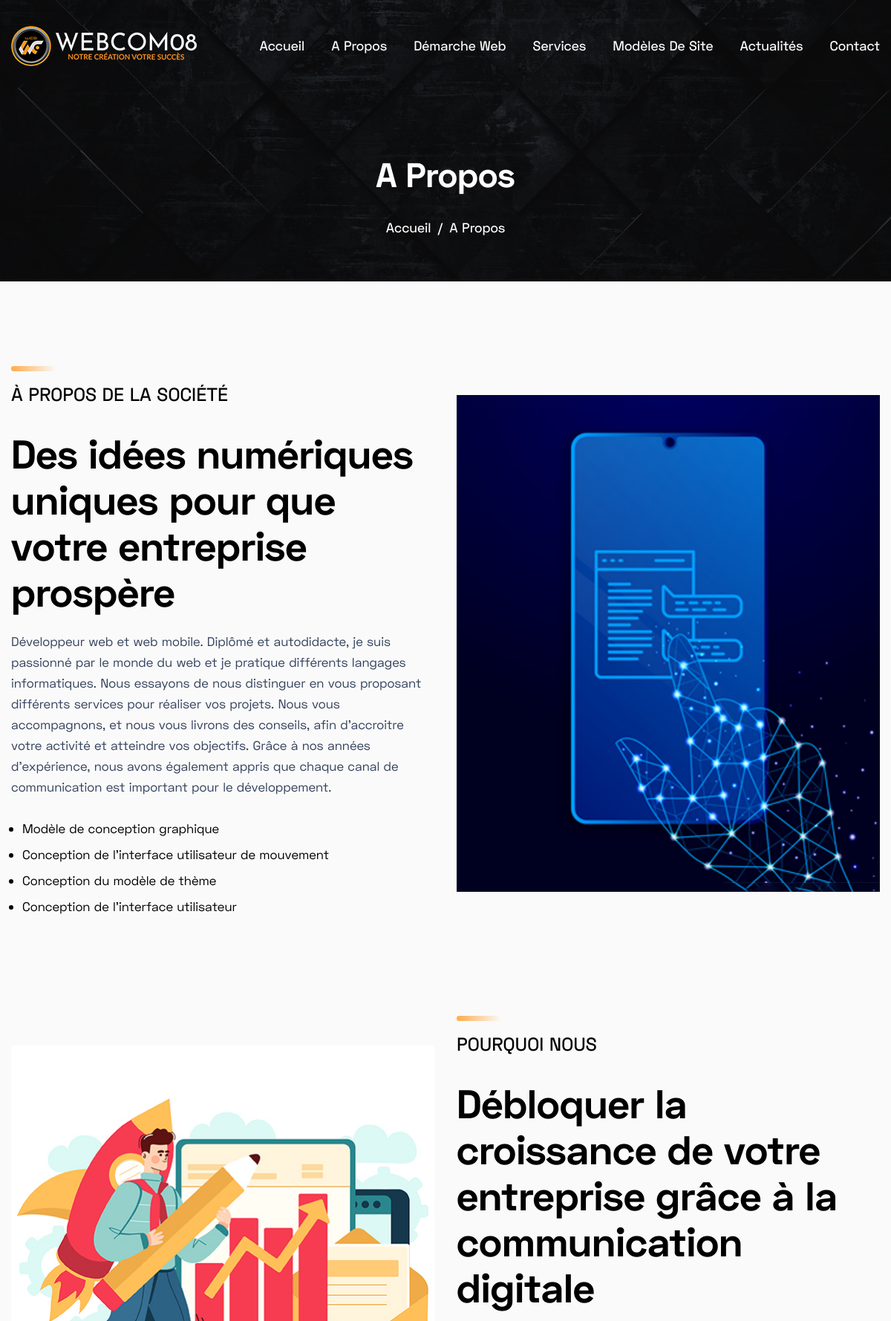
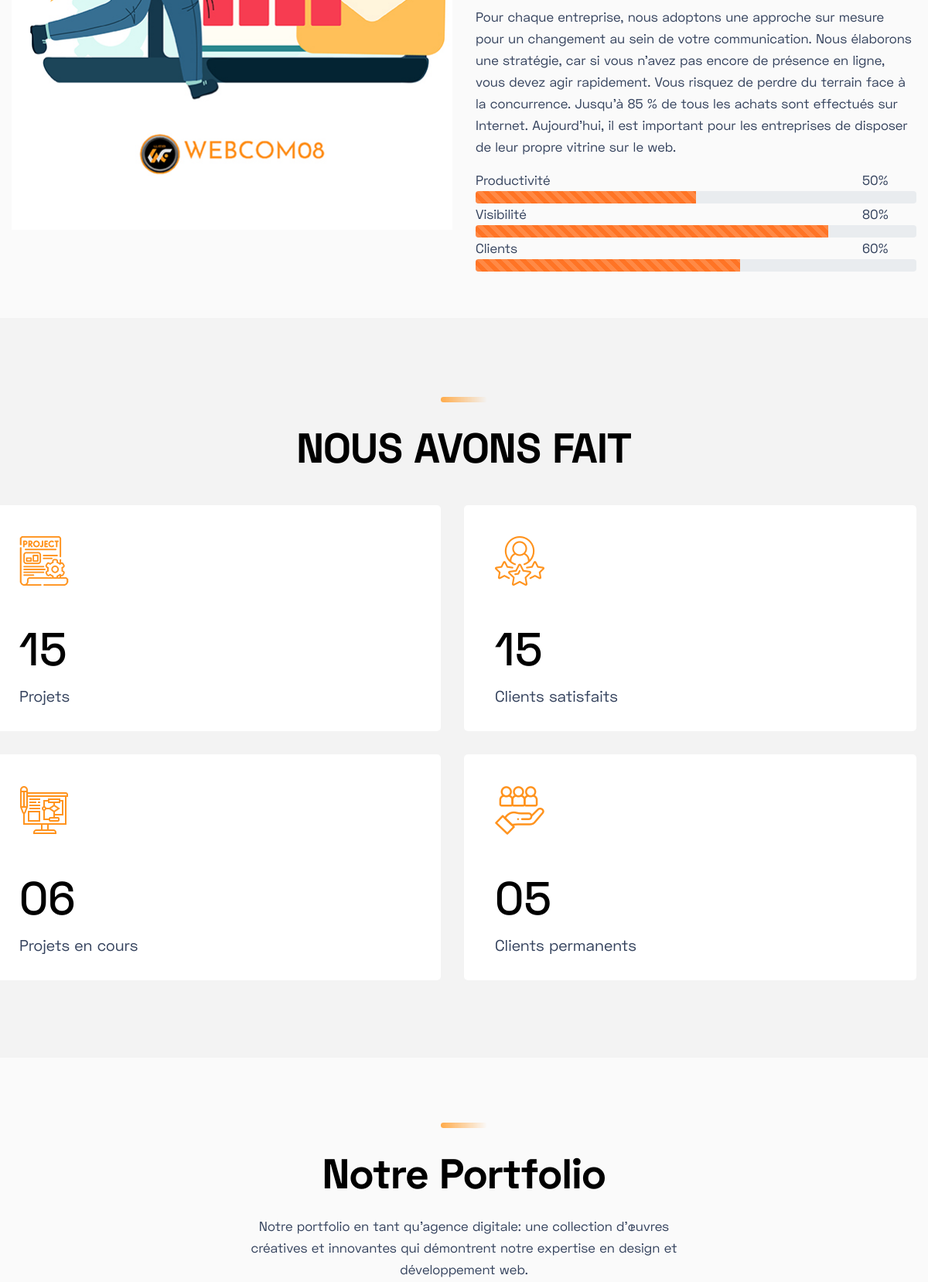
The page /a-propos/ (upper part) on the database its author committed (2 pictures, top to bottom).
### homepage/models.py (models this page shows, shortened)
class SiteSetting(models.Model):
    STATUS = (
        ('True', 'True'),
        ('False', 'False'),
    )
    title = models.CharField(max_length=200)
    meta_keyword = models.CharField(max_length=200)
    meta_description = models.TextField()
    address = models.CharField(max_length=200)
    phone = models.IntegerField()
    email = models.EmailField(blank=True, null=True, max_length=50)
    logo = models.ImageField(blank=True, null=True, upload_to='icon/')
    favicon = models.ImageField(blank=True, null=True, upload_to='icon/')
    facebook = models.URLField(blank=True, max_length=500)
    discord = models.URLField(blank=True, max_length=500)
    youtube = models.URLField(blank=True, max_length=500)
    contact = models.TextField()
    status = models.CharField(max_length=50, choices=STATUS)
    created_at = models.DateTimeField(auto_now_add=True)
    updated_at = models.DateTimeField(auto_now=True)

### about/models.py (models this page shows, shortened)
class AboutSlider(models.Model):
    id = models.AutoField(primary_key=True)
    title = models.CharField(max_length=200)
    slider_image = models.ImageField(blank=True, null=True, upload_to='about-slider/')
    class Meta:
        verbose_name_plural = "Breadcrumb Image"

class AboutContentOne(models.Model):
    content_id = models.AutoField(primary_key=True)
    heading = models.CharField(max_length=100)
    sub_heading = models.CharField(max_length=100)
    content = models.TextField()
    image = models.ImageField(blank=True, null=True, upload_to='about/')
    add_date = models.DateTimeField(auto_now_add=True, null=True)
    class Meta:
        verbose_name_plural = "About Section One"

class AboutContentTwo(models.Model):
    content_id = models.AutoField(primary_key=True)
    heading = models.CharField(max_length=100)
    sub_heading = models.CharField(max_length=100)
    content = models.TextField()
    image = models.ImageField(blank=True, null=True, upload_to='about/')
    add_date = models.DateTimeField(auto_now_add=True, null=True)
    class Meta:
        verbose_name_plural = "About Section Two"

class ProgressBar(models.Model):
    progress_id = models.AutoField(primary_key=True)
    title = models.CharField(max_length=100, null=True)
    value = models.CharField(max_length=100)
    class Meta:
        verbose_name_plural = "Progress Bar"

### about/views.py (the view)
# urls.py: path('', views.about, name="about"),
def about(request):
    settings = SiteSetting.objects.all()
    aslider = AboutSlider.objects.all().order_by('-id')[:1]
    aboutone = AboutContentOne.objects.all().order_by('-content_id')[:1]
    abouttwo = AboutContentTwo.objects.all().order_by('-content_id')[:1]
    progressbar = ProgressBar.objects.all().order_by('-progress_id')[:3]
    testimonial = Testimonial.objects.all()
    portfolio = Portfolios.objects.all().order_by('-portfolio_id')[:3]
    a_seo = AboutSeoSnippets.objects.all().order_by('-s_id')[:1]
    team = TeamMember.objects.all()
    context={'settings':settings,
             'aslider':aslider,
             'aboutone':aboutone,
             'abouttwo':abouttwo,
             'progressbar':progressbar,
             'a_seo':a_seo,
             'testimonial':testimonial,
             'portfolio':portfolio,
             'team':team, }
    return render(request, 'about.html', context)

### portfolio/models.py (called while the page is built)
    def __str__(self):
        return self.title

### about/templates/about.html (shortened to what this page needs)
{% extends 'base.html' %}
{% load static %}
{% block aboutpage %}
    {% for aslider in aslider %}
    <div class="page-title-area">
        <div class="section__bg" style="background-image: url('{{aslider.slider_image.url}}');"></div>
        {% endfor %}
        <div class="container">
            <div class="row">
                <div class="col-lg-12">
                    <div class="page-title-content text-center">
                        <h3 class="title">A propos</h3>
                        <nav aria-label="breadcrumb">
                            <ol class="breadcrumb">
                                <li class="breadcrumb-item"><a href="{% url 'home' %}">Accueil</a></li>
                                <li class="breadcrumb-item active" aria-current="page">A Propos</li>
                            </ol>
                        </nav>
                    </div>
                </div>
            </div>
        </div>
    </div>
    <section class="about-us-area pt-100">
        {% for aboutone in aboutone %}
        <div class="container">
            <div class="row align-items-center">
                <div class="col-md-12 col-lg-6">
                    <div class="about-content">
                        <img src="{% static 'images/hero-line.png' %}" alt="{{aboutone.sub_heading}}">
                        <span>{{aboutone.sub_heading}}</span>
                        <h3 class="title">{{aboutone.heading}} </h3>
                        <p>{{aboutone.content|safe}}</p>
                    </div>
                </div>
                <div class="col-md-12 col-lg-6">
                    <div class="about-thumb animated wow fadeInRight" data-wow-duration="3000ms" data-wow-delay="0ms">
                        <img src="{{aboutone.image.url}}" alt="{{aboutone.heading}}">
                    </div>
                </div>
            </div>
        </div>
        {% endfor %}
    </section>
    <section class="about-us-area pt-100 pb-60">
        {% for abouttwo in abouttwo %}
        <div class="container">
            <div class="row align-items-center">
                <div class="col-md-12 col-lg-6">
                    <div class="about-thumb animated wow fadeInLeft" data-wow-duration="3000ms" data-wow-delay="0ms">
                        <img src="{{abouttwo.image.url}}" alt="{{abouttwo.heading }}">
                    </div>
                </div>
                <div class="col-md-12 col-lg-6">
                    <div class="about-content">
                        <img src="{% static 'images/hero-line.png' %}" alt="{{abouttwo.sub_heading}}">
                        <span>{{abouttwo.sub_heading}}</span>
                        <h3 class="title">{{abouttwo.heading }}</h3>
                        <p>{{abouttwo.content|safe}}</p>
                    </div>
                    {% endfor %}
                    {% for progressbar in progressbar %}
                    <div class="row">
                    <div class="col col-lg-2"><span>{{progressbar.title}}</span></div>
                    <div class="col"></div>
                    <div class="col col-lg-2 float-right"><span>{{progressbar.value}}%</span></div>
                    </div>
                    <div class="progress">
                        <div class="progress-bar progress-bar-striped" style="width:{{progressbar.value}}%; background-color:#ff7425"></div>
                      </div>
                      {% endfor %}
                </div>
            </div>
        </div>
    </section>
    <section class="overview-area pb-100">
        <div class="container">            <div class="row justify-content-center">
            <div class="col-lg-6 col-md-9">
                <div class="section-title text-center">
                    <img src="{% static 'images/hero-line.png' %}" alt="our project five">
                    <h3 class="title">NOUS AVONS FAIT</h3>
                </div>
            </div>
        </div>
                    <div class="overview-counter-area">
                        <div class="row">
                            <div class="col-lg-6 col-md-6 ">
                                <div class="overview-counter-item mt-10 animated wow fadeInUp" data-wow-duration="3000ms" data-wow-delay="0ms">
                                    <div class="icon">
                                        <img src="{% static 'images/project.png' %}" alt="project image">
                                    </div>
                                    <h3 class="title count">15</h3>
                                    <span>Projets</span>
                                </div>
                            </div>
                            <div class="col-lg-6 col-md-6">
                                <div class="overview-counter-item mt-10 animated wow fadeInUp" data-wow-duration="3000ms" data-wow-delay="300ms">
                                    <div class="icon">
                                        <img src="{% static 'images/rating.png' %}" alt="rating image">
                                    </div>
                                    <h3 class="title count">15</h3>
                                    <span>Clients satisfaits</span>
                                </div>
                            </div>
                            <div class="col-lg-6 col-md-6">
                                <div class="overview-counter-item mt-30 animated wow fadeInUp" data-wow-duration="3000ms" data-wow-delay="600ms">
                                    <div class="icon">
                                        <img src="{% static 'images/flowchart.png' %}" alt="flowchart image">
                                    </div>
                                    <h3 class="title count">06</h3>
                                    <span>
                                        Projets en cours</span>
                                </div>
                            </div>
                            <div class="col-lg-6 col-md-6">
                                <div class="overview-counter-item mt-30 animated wow fadeInUp" data-wow-duration="3000ms" data-wow-delay="900ms">
                                    <div class="icon">
                                        <img src="{% static 'images/target-2.png' %}" alt="target image">
                                    </div>
                                    <h3 class="title count">05</h3>
                                    <span>Clients permanents</span>
                                </div>
                            </div>
                        </div>
                    </div>
                </div>
    </section>
    <div id="portfolio-scroll" class="portfolio-style-1-area pt-70">
        <div class="container">
            <div class="row justify-content-center">
                <div class="col-lg-6 col-md-9">
                    <div class="section-title text-center">
                        <img src="{% static 'images/hero-line.png' %}" alt="our project five">
                        <h3 class="title">Notre Portfolio</h3>
                        <p>Notre portfolio en tant qu'agence digitale: une collection d'œuvres créatives et innovantes qui démontrent notre expertise en design et développement web.</p>
                    </div>
                </div>
            </div>
        </div>
    </div>
    {% endblock aboutpage %}

### homepage/templates/base.html (shortened to what this page needs)
{% load static %}
{% for settings in settings %}
<!doctype html>
<html lang="en">
<head>
    <link rel="stylesheet" href="{% static 'css/bootstrap.min.css' %}">
    <link rel="stylesheet" href="{% static 'css/bootstrap.min.css' %}">
    <link rel="stylesheet" href="{% static 'css/font-awesome.min.css' %}">
    <link rel="stylesheet" href="{% static 'css/magnific-popup.css' %}">
    <link rel="stylesheet" href="{% static 'css/animate.min.css' %}">
    <link rel="stylesheet" href="{% static 'css/slick.css' %}">
    <link rel="stylesheet" href="{% static 'css/default.css' %}">
    <link rel="stylesheet" href="{% static 'css/page.css' %}">
    <link rel="stylesheet" href="{% static 'css/style.css' %}">
    <link rel="stylesheet" href="{% static 'css/gallery.css' %}">
    <link href="https://getbootstrap.com/docs/5.2/assets/css/docs.css" rel="stylesheet">
</head>
<body>
    <header class="header-area">
        <div class="header-nav">
            <div class="container">
                <div class="row">
                    <div class="col-lg-12">
                        <div class="navigation">
                            <nav class="navbar navbar-expand-lg navbar-light ">
                                <a class="navbar-brand" width="107" height="90" href="{% url 'home' %}"><img src="{{settings.logo.url}}" alt="{{settings.title}} one"></a>
                                <div class="collapse navbar-collapse sub-menu-bar" id="navbarSupportedContent">
                                    <ul class="navbar-nav ml-auto">
                                        <li class="nav-item active">
                                            <a class="nav-link" href="{% url 'home' %}">Accueil</a>
                                        </li>
                                        <li class="nav-item">
                                            <a class="nav-link" href="{% url 'about' %}">A propos</a>
                                        </li>
                                        <li class="nav-item">
                                            <a class="nav-link" href="{% url 'webapproach' %}">Démarche Web</a>
                                        </li>
                                        <li class="nav-item">
                                            <a class="nav-link" href="{% url 'service' %}">Services</a>
                                        </li>
                                        <li class="nav-item">
                                            <a class="nav-link" href="{% url 'portfolio' %}">Modèles de Site</a>
                                        </li>
                                        <li class="nav-item">
                                            <a class="nav-link" href="{% url 'blog' %}">Actualités</a>
                                        </li>
                                        <li class="nav-item">
                                            <a class="nav-link" href="{% url 'contact' %}">Contact</a>
                                        </li>
                                    </ul>
                                </div>
                            </nav>
                        </div>
                    </div>
                </div>
            </div>
        </div>
    </header>
{% block aboutpage %}
{% endblock aboutpage %}
    {% endfor %}
</body>
</html>

### static/css/default.css (style rules this page uses)
.mt-10 { margin-top: 10px; }
.mt-30 { margin-top: 30px; }
.pt-70 { padding-top: 70px; }
.pt-100 { padding-top: 100px; }
.pb-60 { padding-bottom: 60px; }
.pb-100 { padding-bottom: 100px; }

### rows shown on the page
SiteSetting: logo (picture)
AboutSlider: slider_image (picture)
AboutContentOne: sub_heading "À PROPOS DE LA SOCIÉTÉ", heading "Des idées numériques uniques pour que votre entreprise prospère", content "Développeur web et web mobile. Diplômé et autodidacte, je suis passionné par le monde du web et je pratique différents langages informatiques. Nous essayons de nous distinguer en vous proposant différents services pour réaliser vos projets. Nous vous accompagnons, et nous vous livrons des conseils, afin d’accroitre votre activité et atteindre vos objectifs. Grâce à nos années d'expérience, nous avons également appris que chaque canal de communication est important pour le développement. Modèle de conception graphique Conception de l'interface utilisateur de mouvement Conception du modèle de thème Conception de l'interface utilisateur", image (picture)
AboutContentTwo: image (picture), sub_heading "POURQUOI NOUS", heading "Débloquer la croissance de votre entreprise grâce à la communication digitale", content "Pour chaque entreprise, nous adoptons une approche sur mesure pour un changement au sein de votre communication. Nous élaborons une stratégie, car si vous n’avez pas encore de présence en ligne, vous devez agir rapidement. Vous risquez de perdre du terrain face à la concurrence. Jusqu’à 85 % de tous les achats sont effectués sur Internet. Aujourd’hui, il est important pour les entreprises de disposer de leur propre vitrine sur le web."
ProgressBar: title "Productivité", value "50"
ProgressBar: title "Visibilité", value "80"
ProgressBar: title "Clients", value "60"
